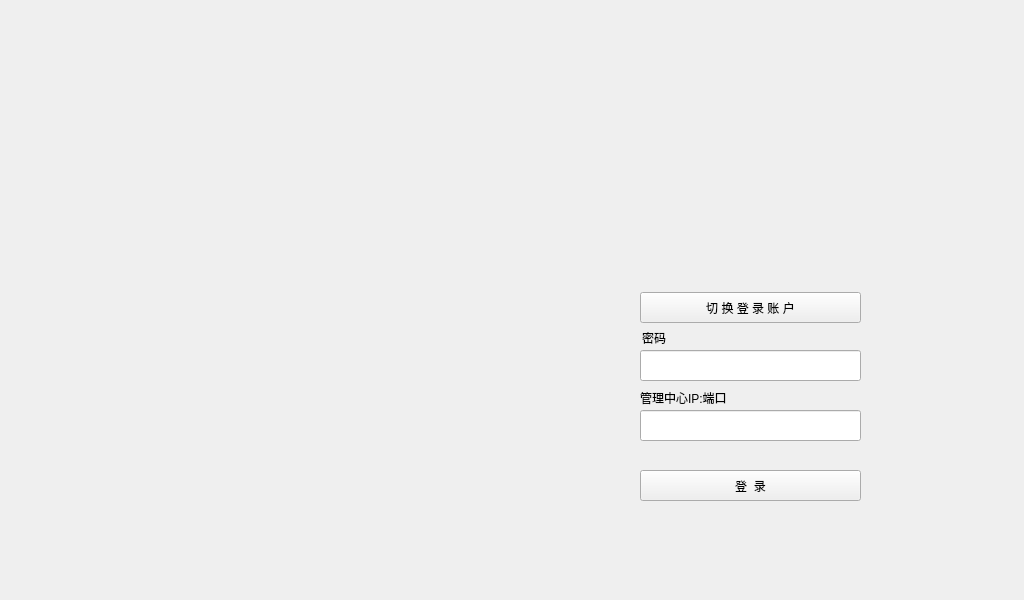
<?xml version="1.0" encoding="UTF-8"?>
<ui version="4.0">
 <class>login_bkg</class>
 <widget class="QWidget" name="login_bkg">
  <property name="geometry">
   <rect>
    <x>0</x>
    <y>0</y>
    <width>1024</width>
    <height>600</height>
   </rect>
  </property>
  <property name="windowTitle">
   <string>Form</string>
  </property>
  <property name="styleSheet">
   <string notr="true">border-image: url(:/images/main_bk.png);</string>
  </property>
  <widget class="QWidget" name="login_title" native="true">
   <property name="geometry">
    <rect>
     <x>10</x>
     <y>10</y>
     <width>345</width>
     <height>90</height>
    </rect>
   </property>
   <property name="styleSheet">
    <string notr="true">border-image: url(:/images/login_title.png);</string>
   </property>
  </widget>
  <widget class="QWidget" name="login_logo" native="true">
   <property name="geometry">
    <rect>
     <x>90</x>
     <y>280</y>
     <width>291</width>
     <height>151</height>
    </rect>
   </property>
   <property name="styleSheet">
    <string notr="true">border-image: url(:/images/login_logo.png);</string>
   </property>
  </widget>
  <widget class="QWidget" name="login_admin_ico" native="true">
   <property name="geometry">
    <rect>
     <x>670</x>
     <y>180</y>
     <width>121</width>
     <height>91</height>
    </rect>
   </property>
   <property name="styleSheet">
    <string notr="true">border-image: url(:/images/login_admin_ico.png);</string>
   </property>
  </widget>
  <widget class="QPushButton" name="login_change_user">
   <property name="geometry">
    <rect>
     <x>640</x>
     <y>292</y>
     <width>221</width>
     <height>31</height>
    </rect>
   </property>
   <property name="styleSheet">
    <string notr="true">border-image: url(:/images/login_input_bk.png);</string>
   </property>
   <property name="text">
    <string>切 换 登 录 账 户</string>
   </property>
  </widget>
  <widget class="QLabel" name="login_pwd_text">
   <property name="geometry">
    <rect>
     <x>642</x>
     <y>330</y>
     <width>50</width>
     <height>16</height>
    </rect>
   </property>
   <property name="styleSheet">
    <string notr="true">border-image: url(:/images/btn_no_frame.png);</string>
   </property>
   <property name="text">
    <string>密码</string>
   </property>
  </widget>
  <widget class="QLineEdit" name="login_pwd">
   <property name="geometry">
    <rect>
     <x>640</x>
     <y>350</y>
     <width>221</width>
     <height>31</height>
    </rect>
   </property>
   <property name="styleSheet">
    <string notr="true">border-image: url(:/images/login_input_bk.png);</string>
   </property>
   <property name="inputMethodHints">
    <set>Qt::ImhNone</set>
   </property>
   <property name="text">
    <string/>
   </property>
  </widget>
  <widget class="QLabel" name="login_ipport_text">
   <property name="geometry">
    <rect>
     <x>640</x>
     <y>390</y>
     <width>101</width>
     <height>16</height>
    </rect>
   </property>
   <property name="styleSheet">
    <string notr="true">border-image: url(:/images/btn_no_frame.png);</string>
   </property>
   <property name="text">
    <string>管理中心IP:端口</string>
   </property>
  </widget>
  <widget class="QLineEdit" name="login_ipport">
   <property name="geometry">
    <rect>
     <x>640</x>
     <y>410</y>
     <width>221</width>
     <height>31</height>
    </rect>
   </property>
   <property name="styleSheet">
    <string notr="true">border-image: url(:/images/login_input_bk.png);</string>
   </property>
   <property name="text">
    <string/>
   </property>
  </widget>
  <widget class="QPushButton" name="pushButton">
   <property name="geometry">
    <rect>
     <x>640</x>
     <y>470</y>
     <width>221</width>
     <height>31</height>
    </rect>
   </property>
   <property name="styleSheet">
    <string notr="true">border-image: url(:/images/login_input_bk.png);</string>
   </property>
   <property name="text">
    <string>登  录</string>
   </property>
  </widget>
  <widget class="QWidget" name="login_space" native="true">
   <property name="geometry">
    <rect>
     <x>500</x>
     <y>180</y>
     <width>1</width>
     <height>361</height>
    </rect>
   </property>
   <property name="styleSheet">
    <string notr="true">border-image: url(:/images/line.jpg);</string>
   </property>
   <widget class="QWidget" name="widget" native="true">
    <property name="geometry">
     <rect>
      <x>-570</x>
      <y>-70</y>
      <width>1241</width>
      <height>501</height>
     </rect>
    </property>
    <property name="styleSheet">
     <string notr="true">border-image: url(:/images/btn_no_frame.png);</string>
    </property>
   </widget>
  </widget>
 </widget>
 <resources>
  <include location="images.qrc"/>
 </resources>
 <connections/>
</ui>
